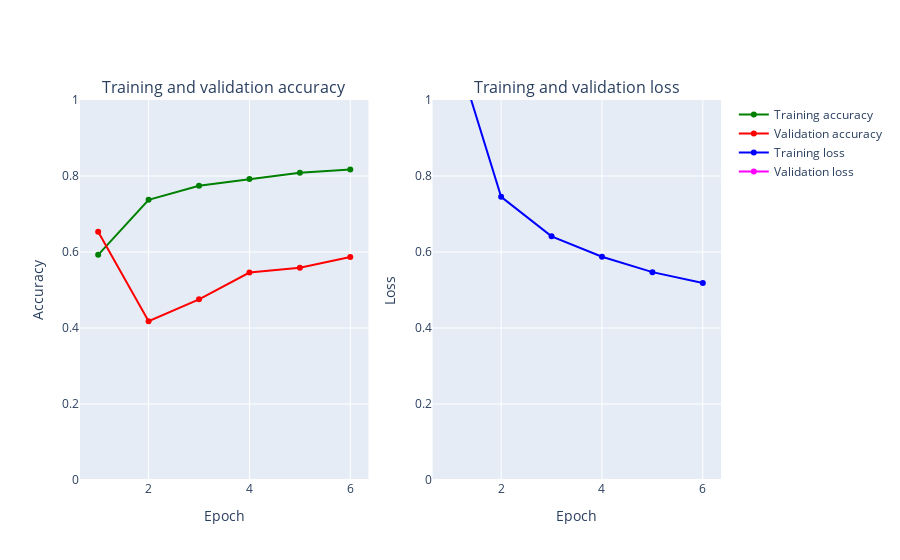

Here is the notebook cell this chart was saved with:
### Code cell
plot_accuracy_and_loss(history)

### Figure 1 — Plotly figure (JSON) as saved in the notebook; plotly's stock layout.template omitted (floating-point values rounded to 4 significant figures)
{"data": [{"marker": {"color": "Green"}, "mode": "markers+lines", "name": "Training accuracy", "text": ["1", "2", "3", "4", "5", "6"], "type": "scatter", "x": [1, 2, 3, 4, 5, 6], "xaxis": "x", "y": [0.5926, 0.7374, 0.7743, 0.7923, 0.8086, 0.8171], "yaxis": "y"}, {"marker": {"color": "Red"}, "mode": "markers+lines", "name": "Validation accuracy", "text": ["1", "2", "3", "4", "5", "6"], "type": "scatter", "x": [1, 2, 3, 4, 5, 6], "xaxis": "x", "y": [0.6532, 0.4178, 0.4754, 0.5458, 0.5588, 0.5868], "yaxis": "y"}, {"marker": {"color": "Blue"}, "mode": "markers+lines", "name": "Training loss", "text": ["1", "2", "3", "4", "5", "6"], "type": "scatter", "x": [1, 2, 3, 4, 5, 6], "xaxis": "x2", "y": [1.174, 0.7452, 0.6412, 0.5874, 0.547, 0.5185], "yaxis": "y2"}, {"marker": {"color": "Magenta"}, "mode": "markers+lines", "name": "Validation loss", "text": ["1", "2", "3", "4", "5", "6"], "type": "scatter", "x": [1, 2, 3, 4, 5, 6], "xaxis": "x2", "y": [1148.0, 904.1, 685.2, 515.3, 483.2, 411.1], "yaxis": "y2"}], "layout": {"annotations": [{"font": {"size": 16}, "showarrow": false, "text": "Training and validation accuracy", "x": 0.225, "xanchor": "center", "xref": "paper", "y": 1, "yanchor": "bottom", "yref": "paper"}, {"font": {"size": 16}, "showarrow": false, "text": "Training and validation loss", "x": 0.775, "xanchor": "center", "xref": "paper", "y": 1, "yanchor": "bottom", "yref": "paper"}], "xaxis": {"anchor": "y", "domain": [0, 0.45], "title": {"text": "Epoch"}}, "xaxis2": {"anchor": "y2", "domain": [0.55, 1], "title": {"text": "Epoch"}}, "yaxis": {"anchor": "x", "domain": [0, 1], "range": [0, 1], "title": {"text": "Accuracy"}}, "yaxis2": {"anchor": "x2", "domain": [0, 1], "range": [0, 1], "title": {"text": "Loss"}}}}
